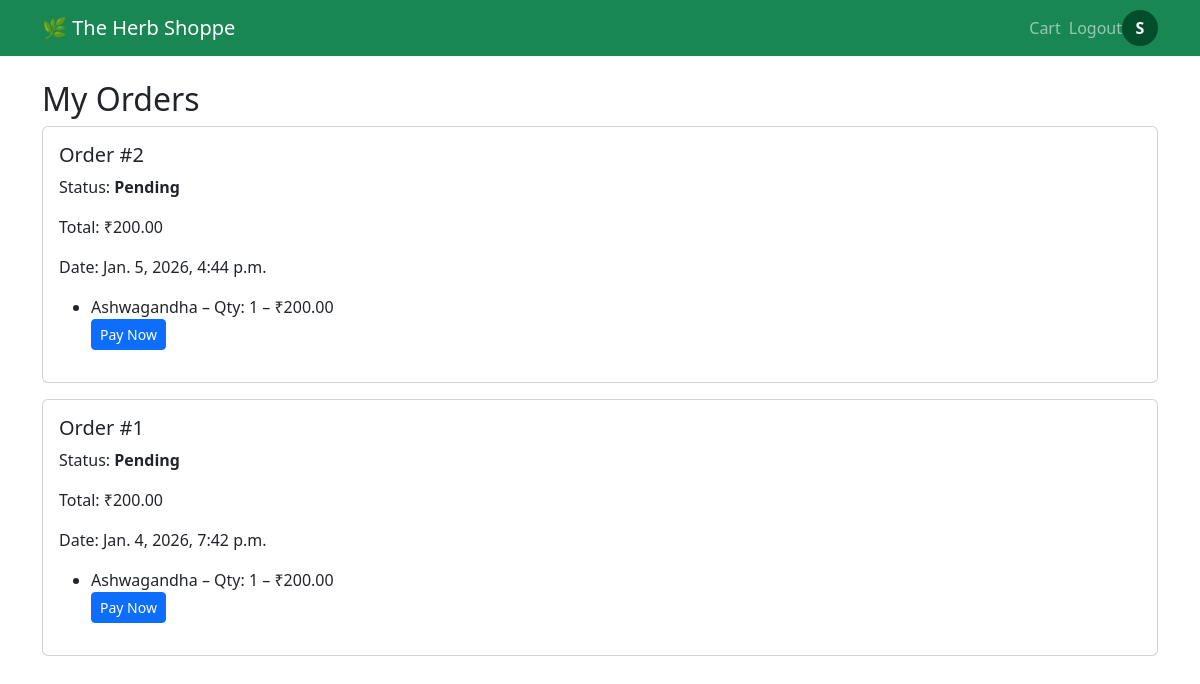
The app's page /orders/my-orders/ (signed in), older data.
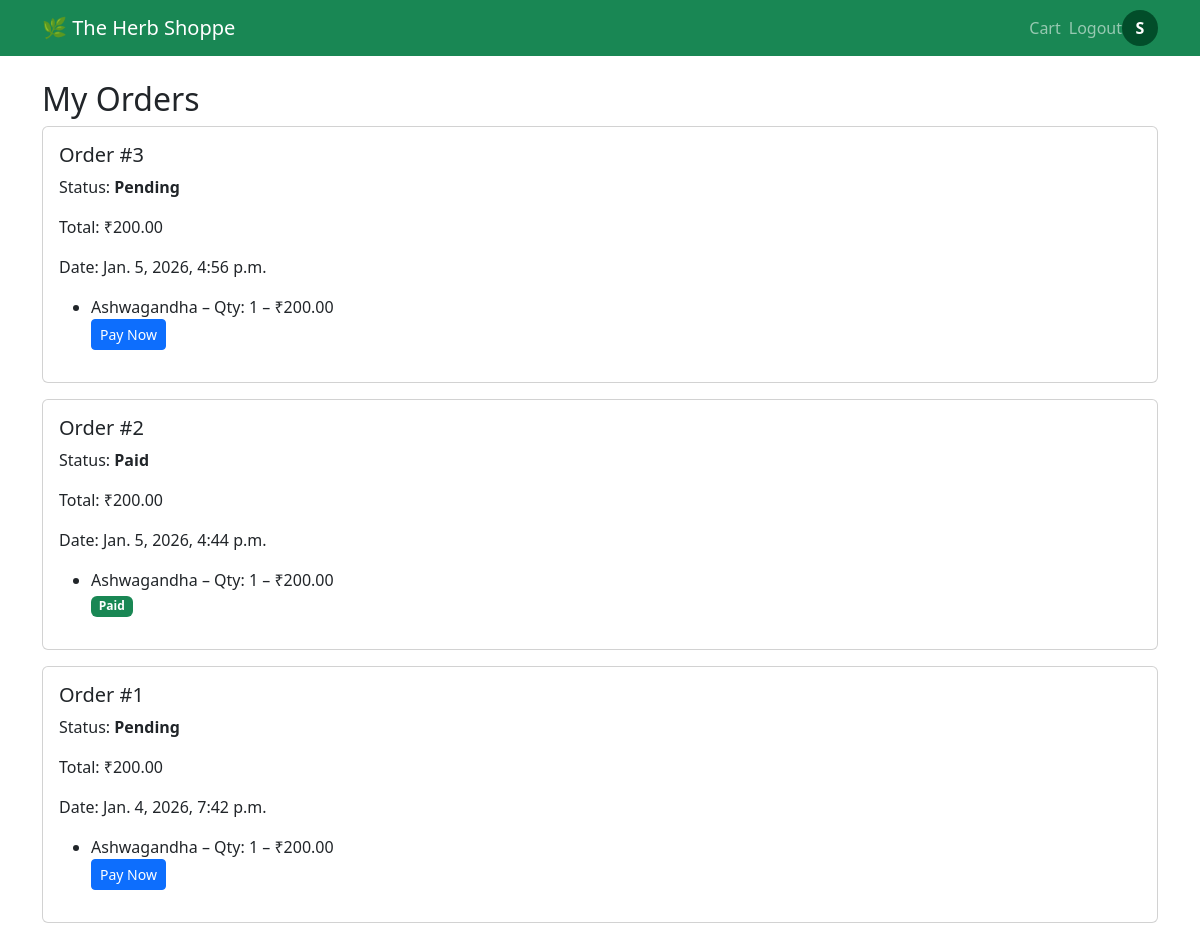
The same page, newer data.
### orders/models.py (models this page shows, shortened)
class Order(models.Model):
    STATUS_CHOICES = (
        ('Pending', 'Pending'),
        ('Paid', 'Paid'),
        ('Cancelled', 'Cancelled'),
    )
    user = models.ForeignKey(User, on_delete=models.CASCADE)
    total_price = models.DecimalField(max_digits=10, decimal_places=2)
    status = models.CharField(max_length=20, choices=STATUS_CHOICES, default='Pending')
    created_at = models.DateTimeField(auto_now_add=True)

class OrderItem(models.Model):
    order = models.ForeignKey(Order, related_name='items', on_delete=models.CASCADE)
    product = models.ForeignKey(Product, on_delete=models.CASCADE)
    quantity = models.PositiveIntegerField()
    price = models.DecimalField(max_digits=8, decimal_places=2)

### products/models.py (models this page shows, shortened)
class Product(models.Model):
    category = models.ForeignKey(
        Category,
        on_delete=models.CASCADE,
        related_name='products'
    )
    name = models.CharField(max_length=200)
    slug = models.SlugField(max_length=220, unique=True)
    description = models.TextField()
    price = models.DecimalField(max_digits=8, decimal_places=2)
    stock = models.PositiveIntegerField()
    image = models.ImageField(upload_to='products/')
    is_available = models.BooleanField(default=True)
    created_at = models.DateTimeField(auto_now_add=True)

### orders/views.py (the view)
# urls.py: path('my-orders/', my_orders, name='my_orders'),
@login_required
def my_orders(request):
    orders = Order.objects.filter(user=request.user).order_by('-created_at')
    return render(request, 'orders/my_orders.html', {'orders': orders})

### templates/orders/my_orders.html
{% extends 'base.html' %}
{% block content %}
<h2>My Orders</h2>
{% if orders %}
  {% for order in orders %}
    <div class="card mb-3">
      <div class="card-body">
        <h5>Order #{{ order.id }}</h5>
        <p>Status: <strong>{{ order.status }}</strong></p>
        <p>Total: ₹{{ order.total_price }}</p>
        <p>Date: {{ order.created_at }}</p>
        <ul>
          {% for item in order.items.all %}
            <li>
              {{ item.product.name }} –
              Qty: {{ item.quantity }} –
              ₹{{ item.price }}
            </li>
          {% endfor %}
          {% if order.status == "Pending" %}
            <a href="{% url 'orders:payment_demo' order.id %}"
                class="btn btn-primary btn-sm">
                Pay Now
            </a>
          {% else %}
            <span class="badge bg-success">Paid</span>
          {% endif %}
        </ul>
      </div>
    </div>
  {% endfor %}
{% else %}
  <p>You have no orders yet.</p>
{% endif %}
{% endblock %}

Row changes from the older to the newer data that the page shows:
added Order: id "3", status "Pending", total_price "200.00", created_at "Jan. 5, 2026, 4:56 p.m.", shows "Pay Now"
added OrderItem: product.name "Ashwagandha", quantity "1", price "200.00", shown under "3"
changed Order id 2: status "Pending" → "Paid"; status "Pay Now" → "Paid"
